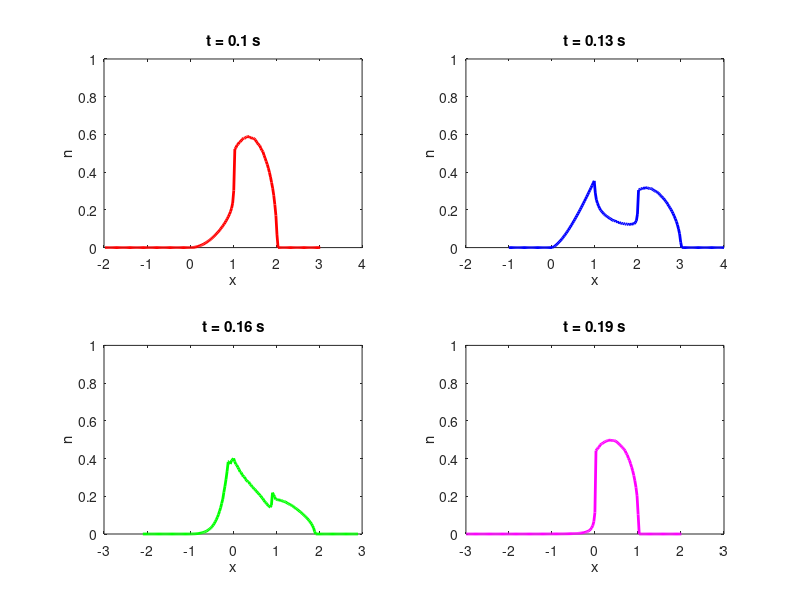
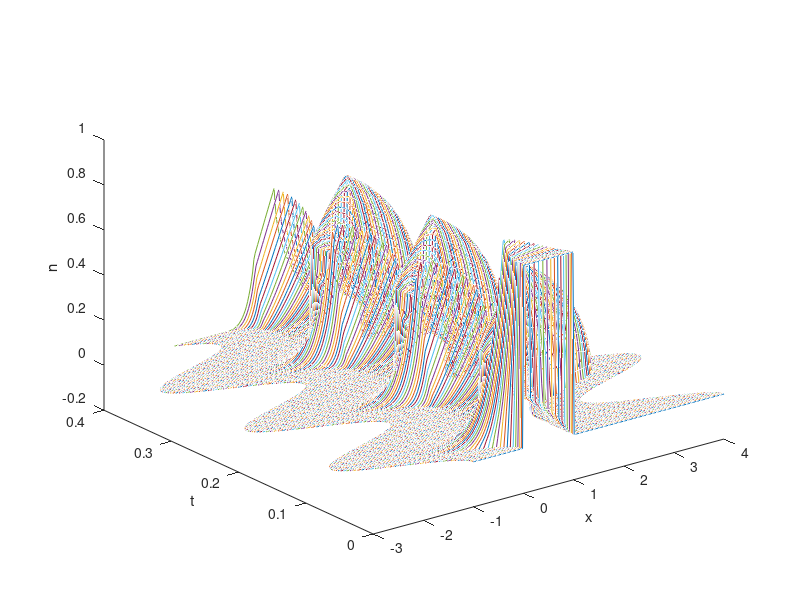

Source code (MATLAB) for these figures, in order:

function muscle_char_osc

close all
clear all
clc

par.f1=43.3; 
par.g1=10;
par.g2=209;
par.h=1;
par.num = 200; % number of space points

% initial conditions
x0 = linspace(-1,4,par.num);
n0 = f(x0,par)./(f(x0,par) + g(x0,par));
y0 = [x0 n0];

nump = 250;
output_times = linspace(0,0.4,nump);  % to make the curves for a constant v
% integrate the odes, one for each x point
[tout,yout]=ode45(@(t,y)derivs(t,y,par),output_times,y0);


% All the real work is done now. The rest is just plotting the output.

figure(1)
subplot(2,2,1)
plot(yout(60,1:par.num),yout(60,par.num+1:2*par.num),'LineWidth',2,'r')
xlabel('x')
ylabel('n')
title('t = 0.1 s')
ylim([0 1])

subplot(2,2,2)
plot(yout(80,1:par.num),yout(80,par.num+1:2*par.num),'LineWidth',2,'b')
xlabel('x') 
ylabel('n')
title('t = 0.13 s')
ylim([0 1])

subplot(2,2,3)
plot(yout(100,1:par.num),yout(100,par.num+1:2*par.num),'LineWidth',2,'g')
xlabel('x')
ylabel('n')
title('t = 0.16 s')
ylim([0 1])

subplot(2,2,4)
plot(yout(120,1:par.num),yout(120,par.num+1:2*par.num),'LineWidth',2,'m')
xlabel('x')
ylabel('n')
title('t = 0.19 s')
ylim([0 1])


figure(2)
for i=1:nump
    tt(i,:) = tout(i)*ones(1,par.num); % has to be a better way to do this. I'm too lazy.
    plot3(yout(i,1:par.num),tt(i,:),yout(i,par.num+1:2*par.num))
    hold on
end
hold off
xlabel('x')
ylabel('t')
zlabel('n')

% In Matlab (but not in Octave) you can put all these curves into a surface by
% using Delaunay triangulation. However, the result is pretty awful. With a lot
% more effort you could make a nicer surface, but it's not really worth it. The
% pseudo-surface you get from plotting all the cross-sections is good enough for now.
% 
% % Put the data into long vectors for use by the delaunay triangulation
% xx = reshape(yout(:,1:par.num),1,[]);
% nn = reshape(yout(:,par.num+1:2*par.num),1,[]);
% tt = reshape(tt,1,[]);
% 
% tri = delaunay(xx,tt);
% figure(2)
% trisurf(tri, xx, tt, nn, 'LineStyle','none');

end

%% ------------------------------------------------
% RHS of ode
function out = derivs(t,y,par)
x = y(1:par.num);
n = y(par.num+1:2*par.num);

N = trapz(x,n);
out(1:par.num) = -v(t);
out(par.num+1:2*par.num) = (1-N).*f(x,par) - n.*g(x,par);
out = out';
end

%% ------------
function out = f(x,par)
out = 0 + (x>0 & x<1).*(par.f1*x);
end

function out = g(x,par)
out = par.g2*(x<=0) + par.g1*x.*(x>0);
end

function out = v(t)
out = 50*sin(50*t);  
end
